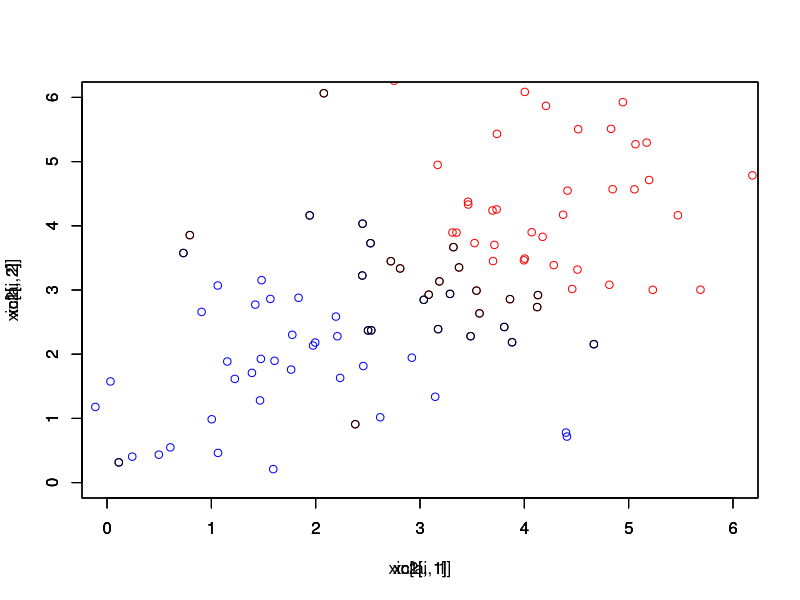

Write the R code that produced this figure. (Note: this script raises an error after producing the figure.)
library('kernlab')

xc1=replicate(2, rnorm(50)+4)
xc2=replicate(2, rnorm(50)+2)
xin=rbind(xc1, xc2)
yin=rbind(matrix(-1,50,1), matrix(1,50,1))

plot(xc1[,1], xc1[,2], col='red', type='p', xlim=c(0,6), ylim=c(0,6))
par(new=T)
plot(xc2[,1], xc2[,2], col='blue', type='p', xlim=c(0,6), ylim=c(0,6))

svmtrein=ksvm(xin, yin, type='C-bsvc', kernel='rbfdot', kpar=list(sigma=0.1), C=10)
yhat=predict(svmtrein, xin, type='response')

a=alpha(svmtrein)
ai=SVindex(svmtrein)
nsvec=nSV(svmtrein)

par(new=T)
plot(xin[ai,1], xin[ai,2], col='black', type='p', xlim=c(0,6), ylim=c(0,6))




myKnnPonderado <- function(xt, xin, yin, k, h){
  
  xrep <- matrix(xt, byrow=T, nrow=dim(xin)[1], ncol=dim(xin)[2])
  
  dmat <- data.matrix(rowSums((xrep-xin)*(xrep-xin)))
  seqNN <- order(dmat)
  Yknn <- yin[seqNN[1:k]]
  
  xx <- exp(-dmat[seqNN[1:k]]/h^2)
  yhat <- sign(sum(Yknn*xx))
  
  return(yhat)
}


seq1x2=seq(0,10,0.1)
lseq=length(seq1x2)
MZ=matrix(nrow=lseq, ncol = lseq)
cr=0
for(i in 1:lseq){
  for(j in 1:lseq){
    cr=cr+1
    x1=seq1x2[i]
    x2=seq1x2[j]
    xt=as.matrix(cbind(x1,x2))
    MZ[i,j]=myKnnPonderado()
  }
}
